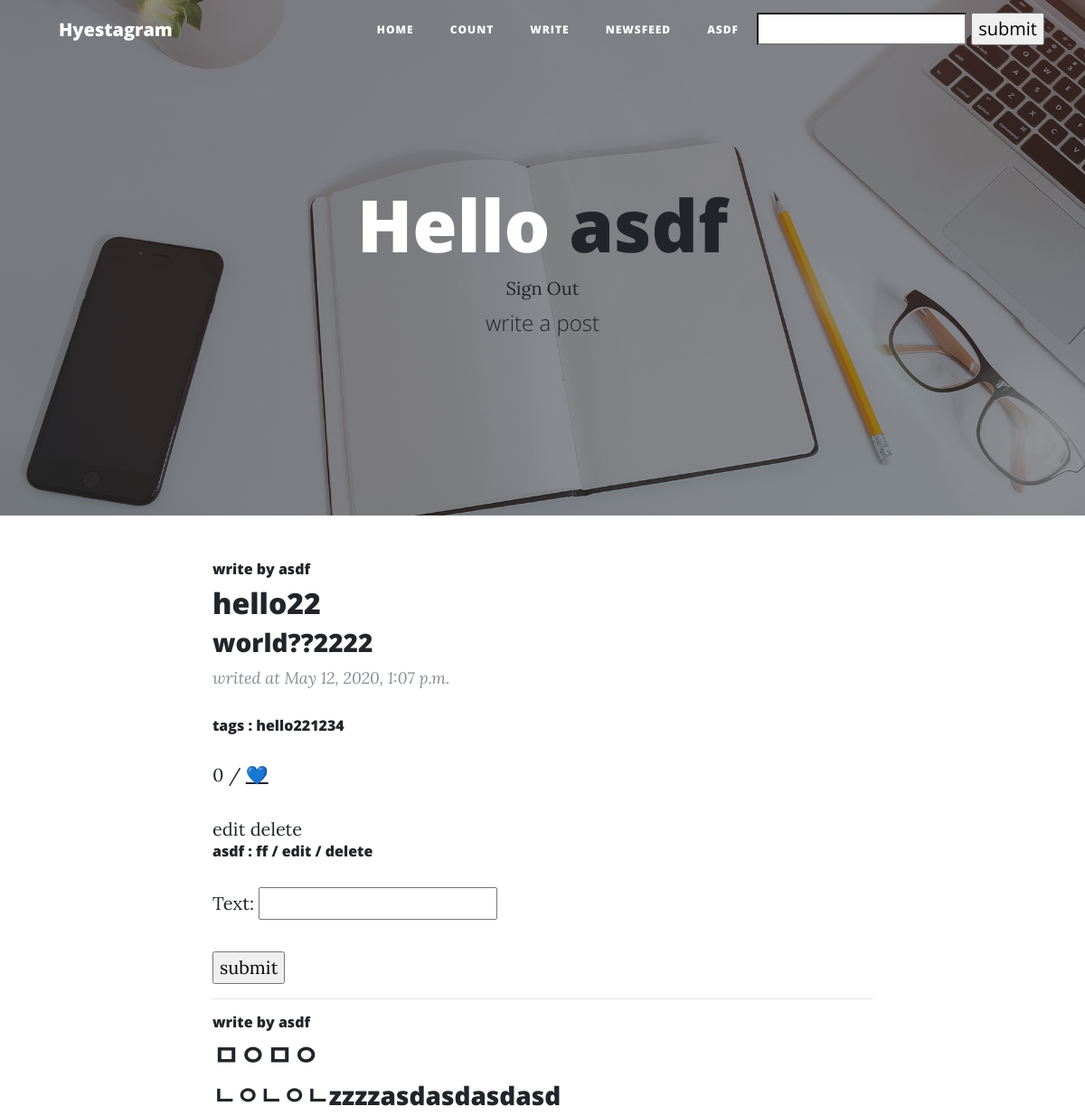
/ (signed in, upper part), run on an earlier commit of the app's database.
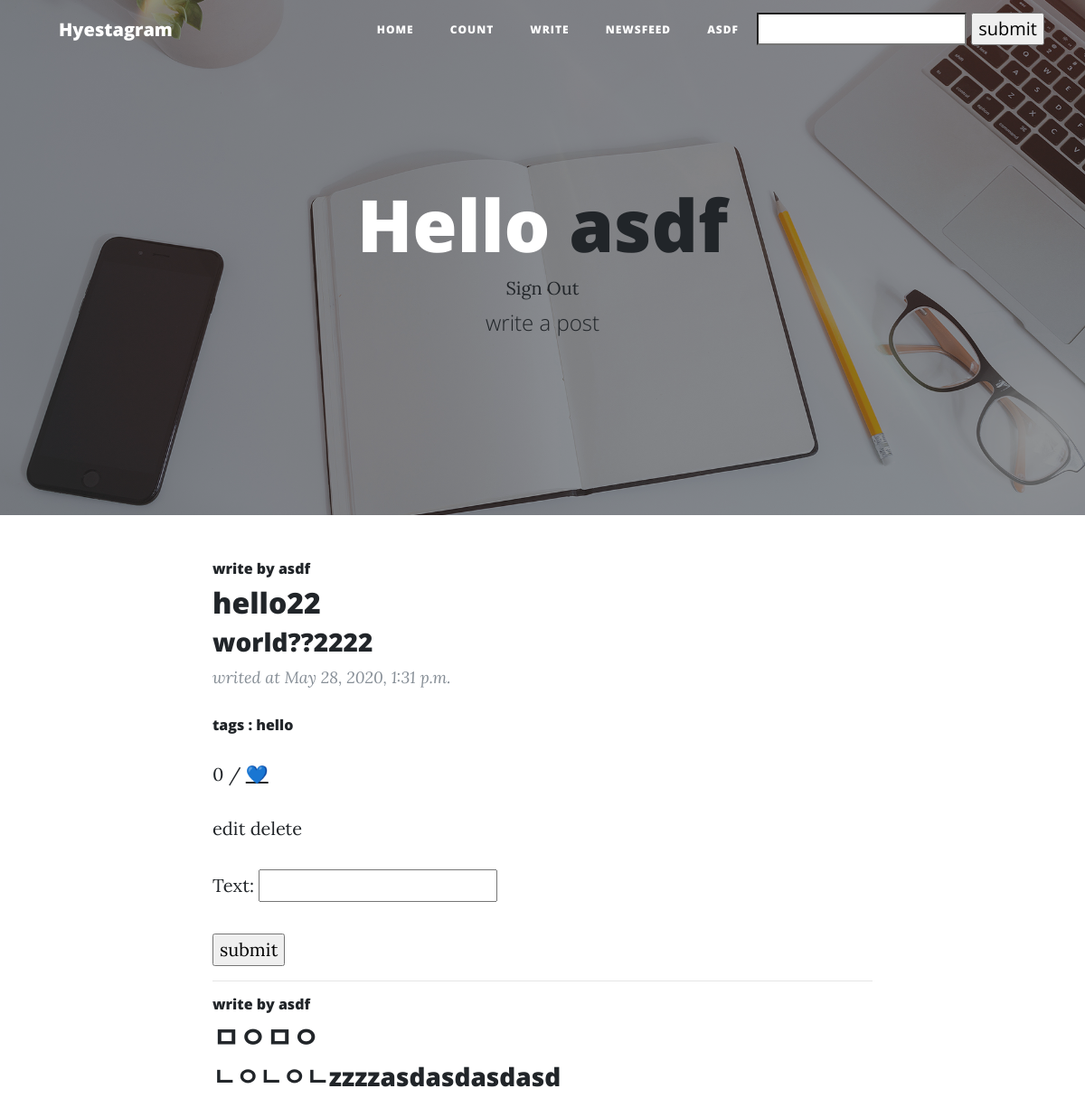
And on a later commit of the database.
### app/models.py (models this page shows, shortened)
class Post(models.Model):
    title = models.CharField(max_length=200)
    date = models.DateTimeField('date published')
    body = models.TextField()
    writer = models.ForeignKey(settings.AUTH_USER_MODEL, on_delete=models.CASCADE, related_name="writer", default="")
    image = models.ImageField(upload_to='images/', blank=True)
    hashtag = models.CharField(max_length=200, blank=True)
    hashtags = models.ManyToManyField('Hashtag', blank=True)
    likes = models.ManyToManyField(settings.AUTH_USER_MODEL, related_name="likes")

class Hashtag(models.Model):
    name = models.CharField(max_length=50)

class Comment(models.Model):
    c_writer = models.ForeignKey(settings.AUTH_USER_MODEL, on_delete=models.CASCADE, related_name="c_writer", default="")
    post_id = models.ForeignKey(Post, on_delete=models.CASCADE, related_name ="comments")
    text = models.CharField(max_length=100)

### app/views.py (the view)
# urls.py: 2. Add a URL to urlpatterns:  path('', views.home, name='home')
def home(request):
    posts = Post.objects.all().order_by('-date')
    c_form = CommentForm()
    return render(request, 'app/home.html', {'posts': posts, 'c_form': c_form})

### app/forms.py
class CommentForm(forms.ModelForm):
    class Meta:
        model = Comment
        fields = ['text']

### app/templates/app/home.html (shortened to what this page needs)
{% extends "app/base.html" %}
{% block footer %}
<header class="masthead" style="background-image: url('img/home-bg.jpg')">
<div class="overlay"></div>
<div class="container">
  <div class="row">
    <div class="col-lg-8 col-md-10 mx-auto">
      <div class="site-heading">
        {% if user.is_authenticated %}
            <h1>Hello <a href="{% url 'user' pk=user.username %}">{{ user.username }}</a></h1>
            <a href= "{% url 'logout' %}">Sign Out</a>
            <span class="subheading"><a href="/write">write a post</a></span>
        {% endif %}
      </div>
    </div>
  </div>
</div>
</header>
  <div class="container">
    <div class="row">
      <div class="col-lg-8 col-md-10 mx-auto">
        {% for post in posts.all %}
        <div class="post-preview">
            <h6>write by <a href="{% url 'user' pk=post.writer %}">{{ post.writer }}</a> </h6>
            <h2 class="post-title">
              {{ post.title }}
            </h2>
            <h3 class="post-subtitle">
              {{ post.body }}
            </h3>
          <p class="post-meta">writed at {{ post.date }}</p>
            <h6>tags :
            {% for hashtag in post.hashtags.all %}
                <a href="{% url 'hashtag' pk=hashtag.id %}">
                    {{ hashtag.name }}
                </a>
            {% endfor %}
            </h6>
            <p>{{ post.likes.count }} / <a href="{% url 'like' pk=post.pk %}">💙</a></p>
            {% if post.writer == request.user %}
                <a href="{% url 'edit' pk=post.pk %}">edit</a>
                <a href="{% url 'delete' pk=post.pk %}">delete</a>
            {% endif %}
            {% for comment in post.comments.all %}
                {% if comment.c_writer == request.user %}
                        <h6><a href="{% url 'user' pk=comment.c_writer %}">{{ comment.c_writer }}</a> : {{ comment.text }}
                        / <a href="{% url 'comment_edit' pk=comment.pk %}">edit</a>
                        / <a href="{% url 'comment_delete' pk=comment.pk %}">delete</a></h6>
                {% else %}
                    <h6><a href="{% url 'user' pk=comment.c_writer %}">{{ comment.c_writer }}</a> : {{ comment.text }} </h6>
                {% endif %}
            {% endfor %}
            {% if user.is_authenticated %}
                <form method='POST' action='/comment/{{ post.id }}'>
                    <table>
                        {{ c_form.as_p }}
                    </table>
                    <input type='submit', value='submit'>
                </form>
            {% endif %}
            </div>
            <hr>
        {% endfor %}
      </div>
    </div>
  </div>
{% endblock %}

### app/templates/app/base.html (shortened to what this page needs)
{% load static %}
<!DOCTYPE html>
<html lang="en">
<head>
  <link href="{% static 'vendor/bootstrap.min.css' %}" rel="stylesheet">
  <link href="{% static 'vendor/all.min.css' %}" rel="stylesheet" type="text/css">
  <link href= "{% static 'css/clean-blog.min.css' %}" rel="stylesheet">
</head>
<body>
{% block nav %}
    <nav class="navbar navbar-expand-lg navbar-light fixed-top" id="mainNav">
    <div class="container">
      <a class="navbar-brand" href="/">Hyestagram</a>
      <div class="collapse navbar-collapse" id="navbarResponsive">
        <ul class="navbar-nav ml-auto">
          <li class="nav-item">
            <a class="nav-link" href="/">Home</a>
          </li>
          <li class="nav-item">
            <a class="nav-link" href="/count">Count</a>
          </li>
        {% if user.is_authenticated %}
            <li class="nav-item">
                <a class="nav-link" href="/write">Write</a>
            </li>
            <li class="nav-item">
                <a class="nav-link" href="/news">Newsfeed</a>
            </li>
            <li class="nav-item">
                <a class="nav-link" href="{% url 'user' pk=user.username%}">{{ request.user.username }}</a>
            </li>
        {% endif %}
            <li class="nav-item">
                <form action="{% url 'search' %}" method="GET">
                    <input type="search" name="name">
                    <input type="submit" value="submit">
                </form>
            </li>
        </ul>
      </div>
    </div>
    </nav>
{% endblock %}
{% block footer %}{% endblock %}
</body>
</html>

What changed in the data, as far as the page shows it:
removed Comment: c_writer "asdf", text "ff", shown under Post "hello22"
changed Post "hello22": loses Hashtag (name "hello221234"); gains Hashtag (name "hello"); date "May 12, 2020, 1:07 p.m." → "May 28, 2020, 1:31 p.m."
